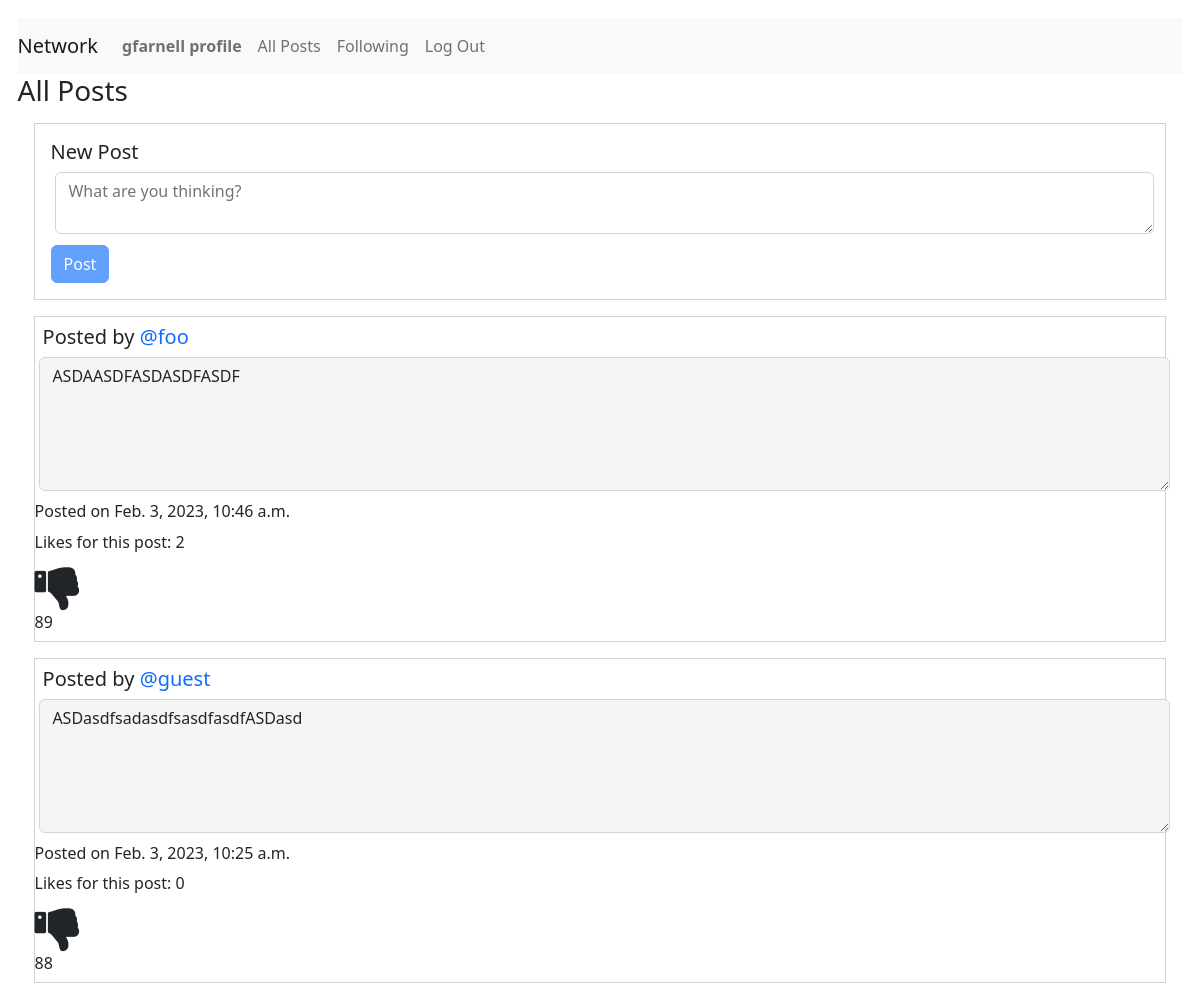
/allPosts (signed in, upper part), run on an earlier commit of the app's database.
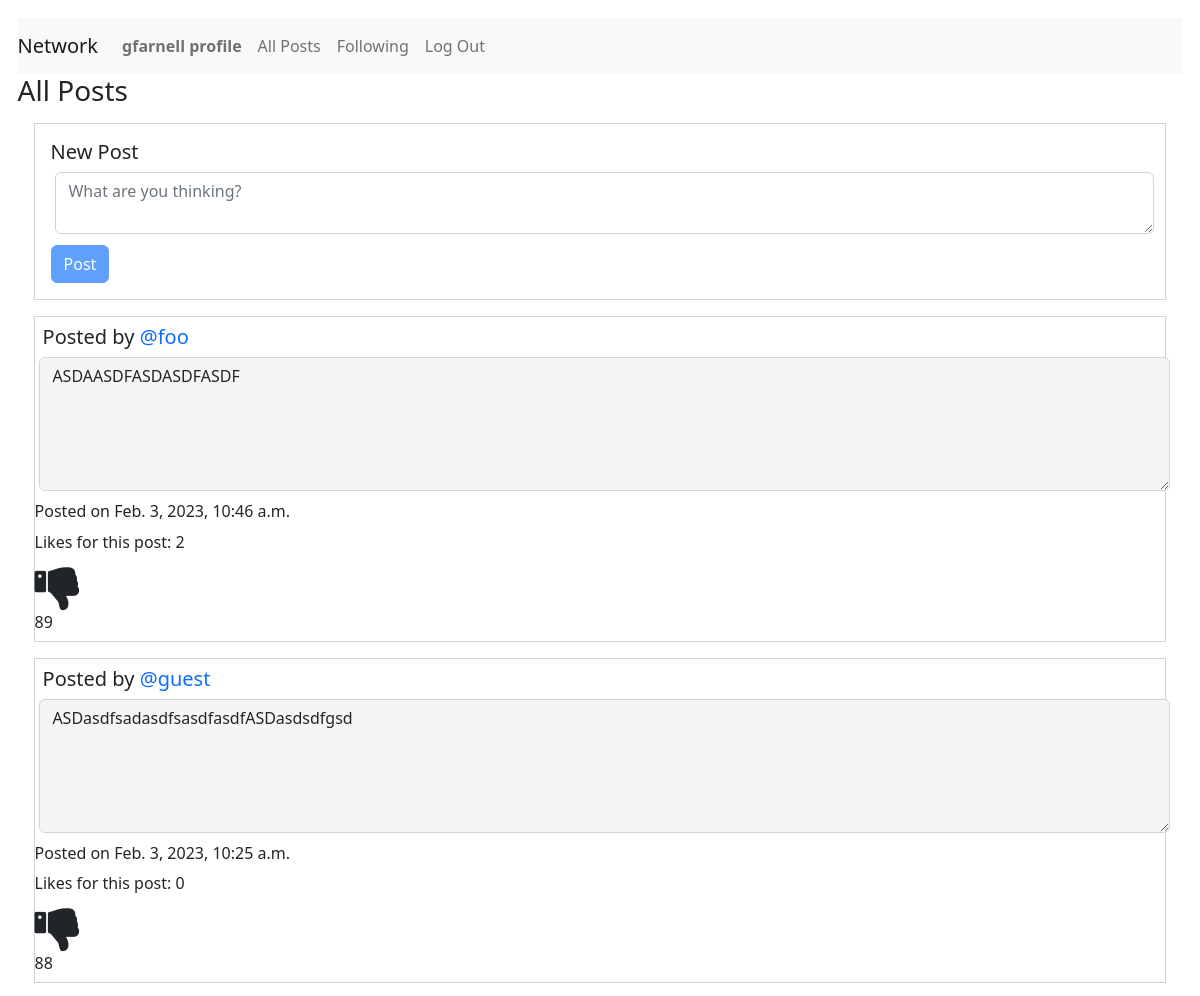
And on a later commit of the database.
### network/models.py (models this page shows, shortened)
class Posts(models.Model):
    creator = models.ForeignKey(
        User, on_delete=models.PROTECT, related_name="get_creator", blank=False)
    content = models.TextField(max_length=600)
    createdDate = models.DateTimeField(auto_now_add=True)
    likedUser = models.ManyToManyField(
        User, related_name="get_liked_users", blank=True)
    numberLikes = models.PositiveIntegerField(blank=True, default=0)

class User(AbstractUser):
    pass
    def __str__(self) -> str:
        return f"User Name: {self.username} - User ID: {self.id}"

### network/views.py (the view)
# urls.py: path("allPosts", views.djangoAllPosts, name="djangoAllPosts"),
@login_required
def djangoAllPosts(request):
    print("In DjangoAllPosts")
    user = request.user
    userLoggedIn = request.user.username
    user_id = request.user.id
    userName = User.objects.get(id=user_id)
    print(userName)
    print(user)
    print(userLoggedIn)
    postings = Posts.objects.filter().order_by('-createdDate')
    user_id = request.user.id
    likedUser = Posts.objects.filter(likedUser=user_id)
    print(likedUser)
    likeList = []
    for like in likedUser:
        currentObject = User.objects.get(id=user_id)
        print(currentObject.id)
        print(like.id)
        likeList.append(like.id)
    return render(request, "network/allPosts.html", {"postings": postings, "likeList": likeList})

### network/templates/network/allPosts.html (shortened to what this page needs)
{% extends "network/layout.html" %}
{% load static %}
{% block body %}
<div id="post-view">
    <h3>All Posts</h3>
    <div id="posty">
        <form id="post-form" action="{% url 'saveDjangoNewPost' %}" method="post">
            <h5>New Post</h5>
            <textarea class="form-control" id="post-body" placeholder="What are you thinking?" name="postContent"
                onkeyup="disableNewPostButton()"></textarea>
            <input type="submit" id="post-button" class="btn btn-primary" value="Post" />
        </form>
    </div>
    {% for post in postings %}
    <div id="allPostings">
        <div class="post{{forloop.counter0}}">
            <h5 class="creator">Posted by <a
                    href="{% url 'getProfile' post.creator.username %}">{{post.creator.username}}</a></h5><textarea
                class="form-control content{{forloop.counter0}}" id="readonlyContent{{forloop.counter0}}" rows="5"
                readonly="true">{{post.content}}</textarea>
            <p class="timestamp{{forloop.counter0}}">Posted on {{post.createdDate}}</p>
            <p id="numberLikes{{forloop.counter0}}" class="numberLikes{{forloop.counter0}}">Likes for this post: {{post.numberLikes}}</p>
            {% if post.id in likeList and post.creator.username != user.username %}
            <i class="fa fa-thumbs-up {{forloop.counter0}}" id="thumbsUp{{forloop.counter0}}" aria-hidden="true" onclick="likePost('{{post.id}}', '{{post.creator.username}}', '{{user.username}}')"></i>
            <p>{{post.id}}</p>
            <i class="hidden" id="thumbsUp{{forloop.counter0}}" aria-hidden="true" onclick="likePost('{{post.id}}', '{{post.creator.username}}', '{{user.username}}')"></i>
            {% elif post.id not in likeList and post.creator.username != user.username %}
            <i class="fa fa-thumbs-down {{forloop.counter0}}" id="thumbsDown{{forloop.counter0}}" aria-hidden="true" onclick="likePost('{{post.id}}', '{{post.creator.username}}', '{{user.username}}')"></i>
            <p>{{post.id}}</p>
            {% endif %}
        </div>
    </div>
    {% endfor %}
</div>
{% endblock %}

What changed in the data, as far as the page shows it:
changed Posts "@guest": content "ASDasdfsadasdfsasdfasdfASDasd" → "ASDasdfsadasdfsasdfasdfASDasdsdfgsd"
